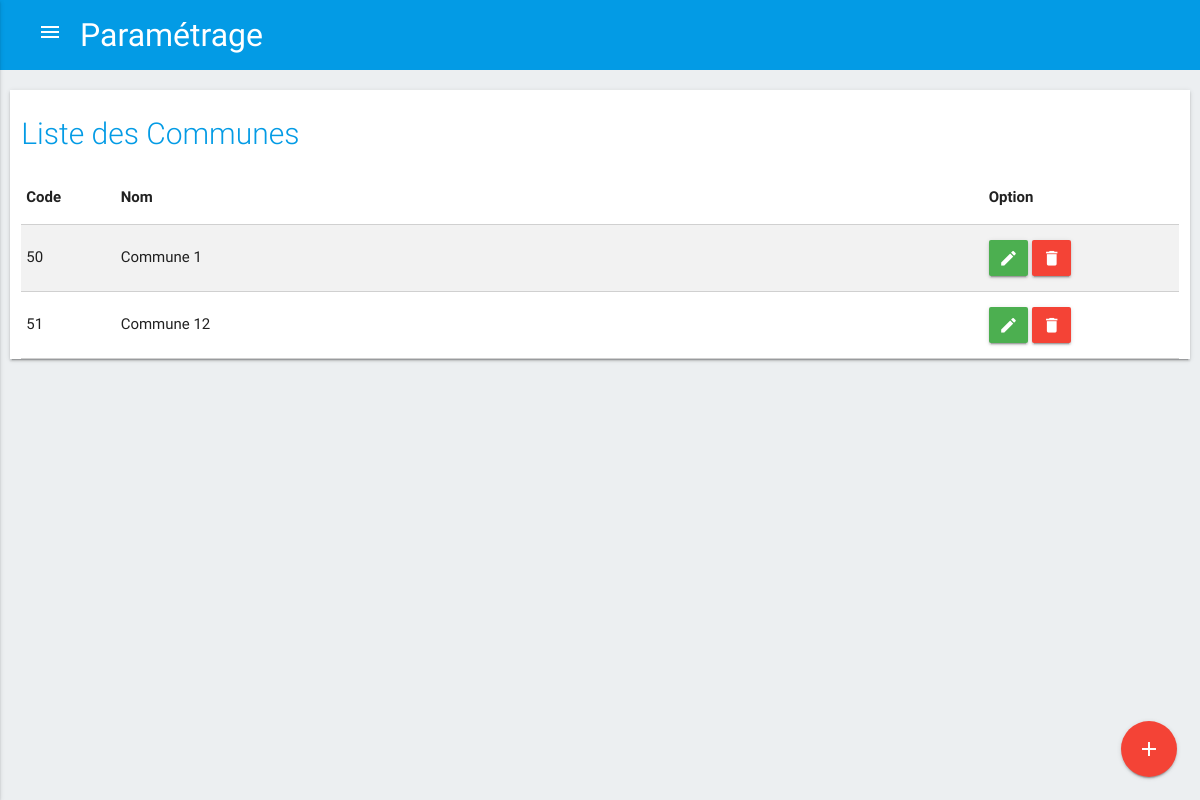
Before: /index.php/c_parametre/liste_commune with the older database file.
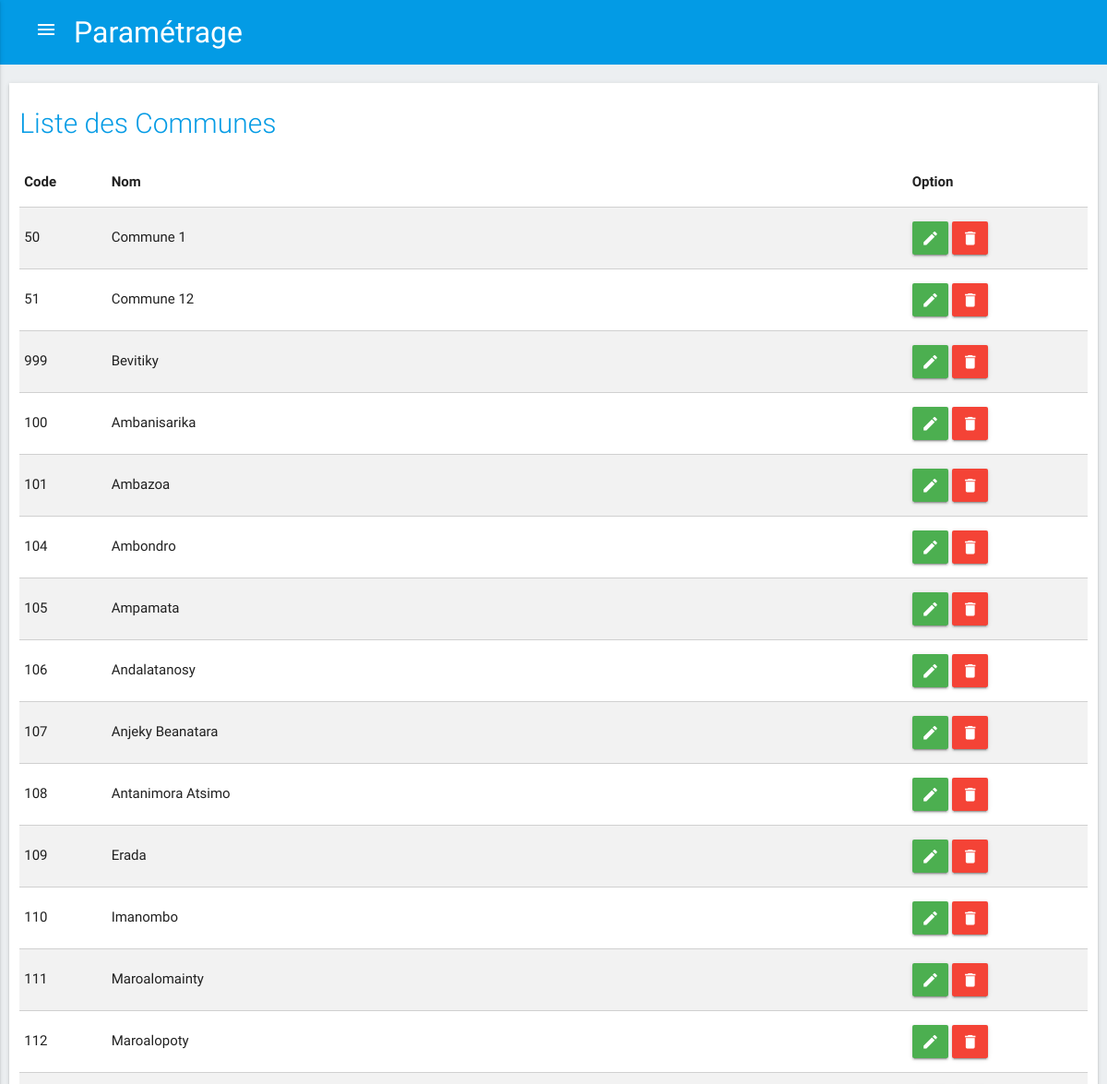
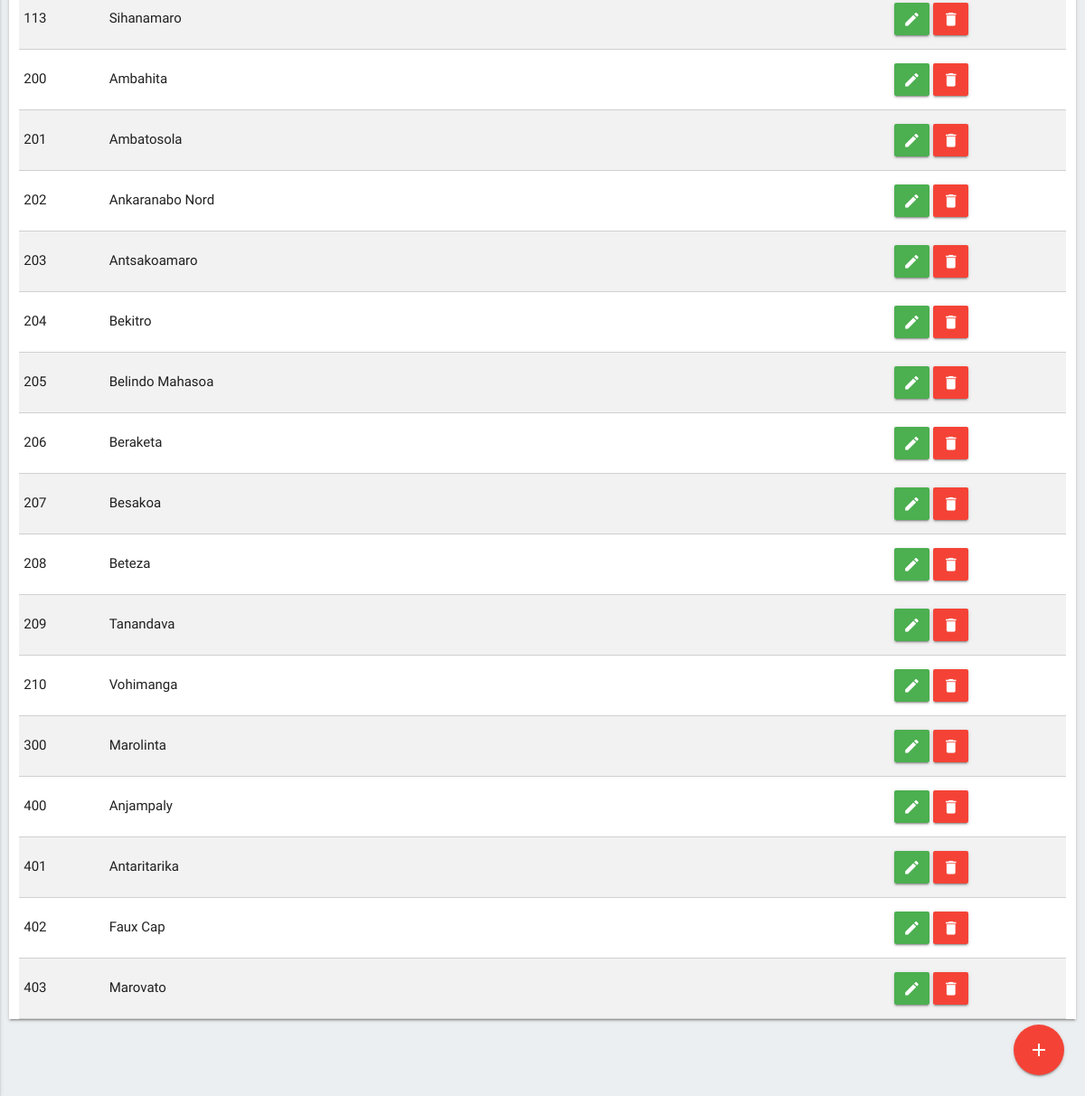
After: the same page with the newer database file (2 pictures, top to bottom).
### tables this page shows
CREATE TABLE `communes` (
  `ID_COMMUNE` int(11) NOT NULL,
  `ID_DISTRICT` int(11) NOT NULL,
  `CODE_COMMUNE` varchar(5) DEFAULT NULL,
  `NOM_COMMUNE` varchar(100) DEFAULT NULL
);

### application/views/templates.php (called while the page is built, shortened)
<?php
	$this->load->view("templates/header");
	$this->load->view($contents);

### application/controllers/C_parametre.php (called while the page is built, shortened)
<?php
	class C_parametre extends CI_Controller {
        public function liste_commune(){
            $this->load->model('M_zone_intervention');
            $data['titre'] = 'Paramétrage';
            $data['contents'] = 'liste_commune';
            $data['regions'] = $this->M_zone_intervention->getRegion();
            $data['communes'] = $this->M_zone_intervention->getCommune();
            $this->load->view('templates',$data);
        }
	}

### index.php (called while the page is built, shortened)
<?php
require_once BASEPATH.'core/CodeIgniter.php';

### application/models/M_zone_intervention.php (called while the page is built, shortened)
<?php
	class M_zone_intervention extends CI_Model {
        public function getCommune(){
            $query = $this->db->get("communes");
            return $query->result();
        }
	}

### application/views/liste_commune.php (the view, shortened to what this page needs)
<main>
    <div class="container1">
        <div class="row z-depth-1" style="margin-bottom: 80px">
            <div class="col s12">
                <h2 class="header">Liste des Communes </h2>
                <table id="liste" class="bordered striped">
                    <thead>
                    <tr>
                        <th>Code</th>
                        <th width="75%">Nom</th>
                        <th>Option</th>
                    </tr>
                    </thead>
                    <tbody>
                    <?php foreach($communes as $commune) { ?>
                    <tr>
                        <td><?php echo $commune->CODE_COMMUNE ?></td>
                        <td><?php echo $commune->NOM_COMMUNE ?></td>
                        <td>
                            <a href="#!" class="waves-effect waves-light green btn edit" data-id="<?php echo $commune->ID_COMMUNE ?>"><i class="material-icons">edit</i></a>
                            <a href="#!" class="waves-effect waves-light red btn delete" data-id="<?php echo $commune->ID_COMMUNE ?>"><i class="material-icons">delete</i></a>
                        </td>
                    </tr>
                    <?php } ?>
                    </tbody>
                </table>
                <div class="fixed-action-btn">
                    <a href="#add_commune" class="btn-floating btn-large red modal-trigger">
                        <i class="large material-icons">add</i>
                    </a>
                </div>
            </div>
        </div>
    </div>
</main>

Changed rows visible on the page:
added communes: CODE_COMMUNE "999", NOM_COMMUNE "Bevitiky"
added communes: CODE_COMMUNE "100", NOM_COMMUNE "Ambanisarika"
added communes: CODE_COMMUNE "101", NOM_COMMUNE "Ambazoa"
added communes: CODE_COMMUNE "104", NOM_COMMUNE "Ambondro"
added communes: CODE_COMMUNE "105", NOM_COMMUNE "Ampamata"
added communes: CODE_COMMUNE "106", NOM_COMMUNE "Andalatanosy"
added communes: CODE_COMMUNE "107", NOM_COMMUNE "Anjeky Beanatara"
added communes: CODE_COMMUNE "108", NOM_COMMUNE "Antanimora Atsimo"
added communes: CODE_COMMUNE "109", NOM_COMMUNE "Erada"
added communes: CODE_COMMUNE "110", NOM_COMMUNE "Imanombo"
added communes: CODE_COMMUNE "111", NOM_COMMUNE "Maroalomainty"
added communes: CODE_COMMUNE "112", NOM_COMMUNE "Maroalopoty"
added communes: CODE_COMMUNE "113", NOM_COMMUNE "Sihanamaro"
added communes: CODE_COMMUNE "200", NOM_COMMUNE "Ambahita"
added communes: CODE_COMMUNE "201", NOM_COMMUNE "Ambatosola"
added communes: CODE_COMMUNE "202", NOM_COMMUNE "Ankaranabo Nord"
added communes: CODE_COMMUNE "203", NOM_COMMUNE "Antsakoamaro"
added communes: CODE_COMMUNE "204", NOM_COMMUNE "Bekitro"
added communes: CODE_COMMUNE "205", NOM_COMMUNE "Belindo Mahasoa"
added communes: CODE_COMMUNE "206", NOM_COMMUNE "Beraketa"
added communes: CODE_COMMUNE "207", NOM_COMMUNE "Besakoa"
added communes: CODE_COMMUNE "208", NOM_COMMUNE "Beteza"
added communes: CODE_COMMUNE "209", NOM_COMMUNE "Tanandava"
added communes: CODE_COMMUNE "210", NOM_COMMUNE "Vohimanga"
added communes: CODE_COMMUNE "300", NOM_COMMUNE "Marolinta"
added communes: CODE_COMMUNE "400", NOM_COMMUNE "Anjampaly"
added communes: CODE_COMMUNE "401", NOM_COMMUNE "Antaritarika"
added communes: CODE_COMMUNE "402", NOM_COMMUNE "Faux Cap"
added communes: CODE_COMMUNE "403", NOM_COMMUNE "Marovato"
